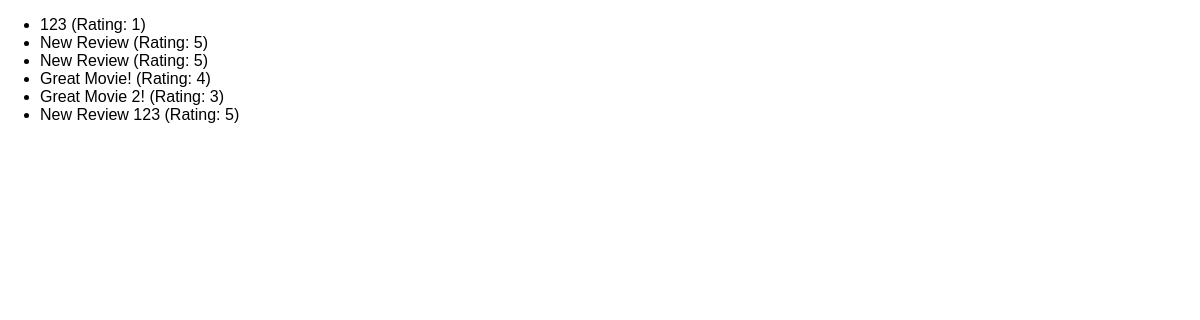
The app's page /reviews with its own data.
### reviews/models.py (models this page shows)
class Review(models.Model):
  user_name = models.CharField(max_length=100)
  review_text = models.TextField()
  rating = models.IntegerField()

### reviews/views.py (the view)
# urls.py: path("reviews", views.ReviewsListView.as_view()),
class ReviewsListView(ListView):
    template_name = "reviews/review_list.html"
    model = Review
    context_object_name = "reviews"

### reviews/templates/reviews/review_list.html (shortened to what this page needs)
{% extends "reviews/base.html" %}
{% block content %}
  <ul>
    {% for review in reviews %}
      <li>{{ review.user_name }} (Rating: {{ review.rating }})</li>
    {% endfor %}
  </ul>
{% endblock %}

### reviews/static/reviews/styles.css (style rules this page uses)
body { font-family: sans-serif; margin: 0; }

### records on screen
Review: user_name "123", rating "1"
Review: user_name "New Review", rating "5"
Review: user_name "New Review", rating "5"
Review: user_name "Great Movie!", rating "4"
Review: user_name "Great Movie 2!", rating "3"
Review: user_name "New Review 123", rating "5"
